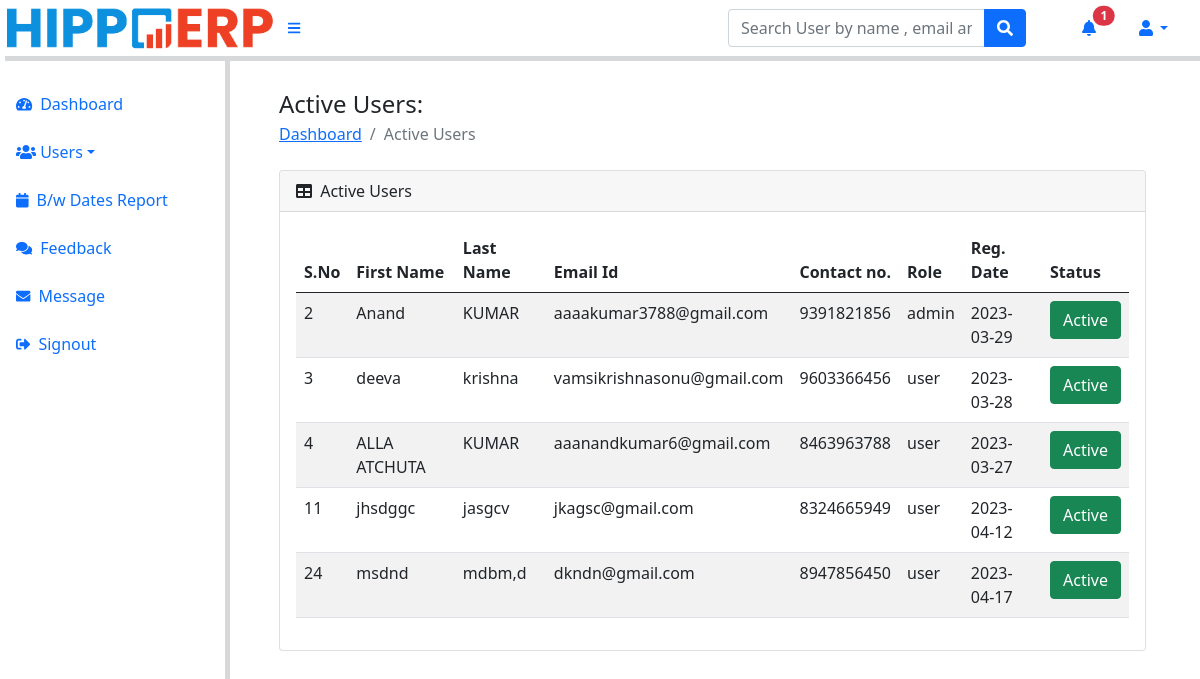
The app's page /admin/active-users.php (signed in) with its own data.
### tables this page shows
CREATE TABLE `user_form` (
  `id` int NOT NULL,
  `fname` varchar(200) NOT NULL,
  `lname` varchar(200) NOT NULL,
  `email` varchar(100) NOT NULL,
  `password` varchar(100) DEFAULT NULL,
  `contact` varchar(50) NOT NULL,
  `user_role` varchar(100) NOT NULL,
  `status` varchar(100) DEFAULT NULL,
  `date` date DEFAULT NULL
);

### admin/active-users.php (the view, shortened to what this page needs)
?><!DOCTYPE html>
<html lang="en">
<head>
    <html lang="en">
    <head>
        <link href="https://cdn.jsdelivr.net/npm/simple-datatables@latest/dist/style.css" rel="stylesheet" />
        <link href="../css/styles.css" rel="stylesheet" />
</head>
    <body class="sb-nav-fixed">
     <?php include_once('../../includes/navbar.php');?>
        <div id="layoutSidenav">
        <div id="layoutSidenav_content">
        <?php include_once('../../includes/sidebar.php');?>
                <main>
                    <div class="container-fluid px-4">
 <h4 class="modal-title" style="padding:0px;">Active Users:</h4>
 <ol class="breadcrumb mb-4">
                            <li class="breadcrumb-item"><a href="dashboard.php">Dashboard</a></li>
                            <li class="breadcrumb-item active">Active Users </li>
                        </ol>
                         <div class="card mb-4">
                            <div class="card-header">
                                <i class="fas fa-table me-1"></i>
                          Active Users
                            </div>
              <div class="card-body">
        <table class="table table-striped table-hover">
            <thead>
            <tr>
                                  <th>S.No</th>
                                  <th>First Name</th>
                                  <th>Last Name</th>
                                  <th> Email Id</th>
                                  <th>Contact no.</th>
                                  <th>Role</th>
                                  <th>Reg. Date</th>
                                  <th>Status</th>
            </tr>
        </thead>
           <?php
              $ret=mysqli_query($conn,"select * from user_form where status='Active'");
                              while($row=mysqli_fetch_array($ret)){
            ?>
            <tr>
                <td><?php echo $row['id'];?></td>
                <td><?php echo $row['fname'];?></td>
                <td><?php echo $row['lname'];?></td>
                <td><?php echo $row['email'];?></td>
                <td><?php echo $row['contact'];?></td>
                <td><?php echo $row['user_role'];?></td>
                <td><?php echo $row['date'];?></td>
                <td>
                    <?php
                       if($row['status']=='Active')
                       {
                        echo '<input type="button" class="btn btn-success" value="Active">';
                       }
                       ?>
                </td>
            </tr>
            <?php
            }
        ?>
        </table>
    </div>
    </div>
</div>
</main>
</div>
</div>
    </body>
    </html>

### records on screen
user_form: id "2", fname "Anand", lname "KUMAR", email "aaaakumar3788@gmail.com", contact "9391821856", user_role "admin", date "2023-03-29"
user_form: id "3", fname "deeva", lname "krishna", email "vamsikrishnasonu@gmail.com", contact "9603366456", user_role "user", date "2023-03-28"
user_form: id "4", fname "ALLA ATCHUTA", lname "KUMAR", email "aaanandkumar6@gmail.com", contact "8463963788", user_role "user", date "2023-03-27"
user_form: id "11", fname "jhsdggc", lname "jasgcv", email "jkagsc@gmail.com", contact "8324665949", user_role "user", date "2023-04-12"
user_form: id "24", fname "msdnd", lname "mdbm,d", email "dkndn@gmail.com", contact "8947856450", user_role "user", date "2023-04-17"

### other values on screen
$count "1"
